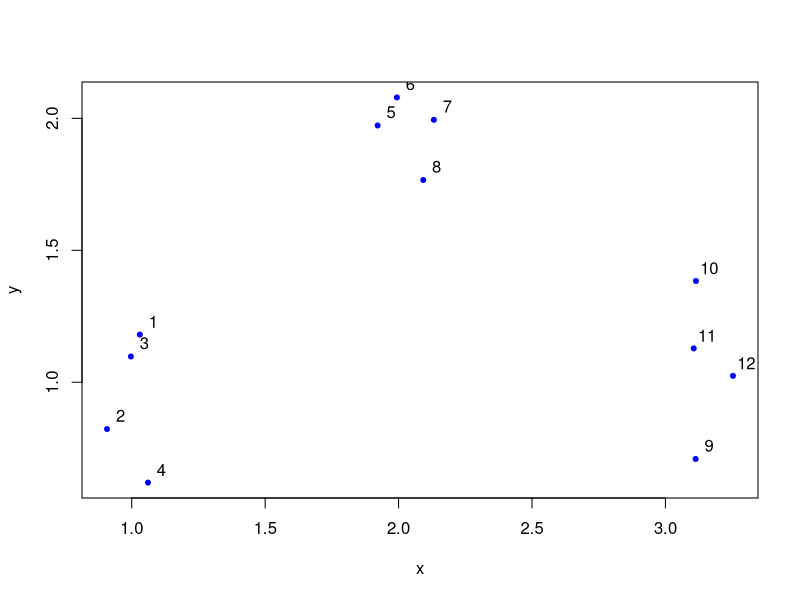
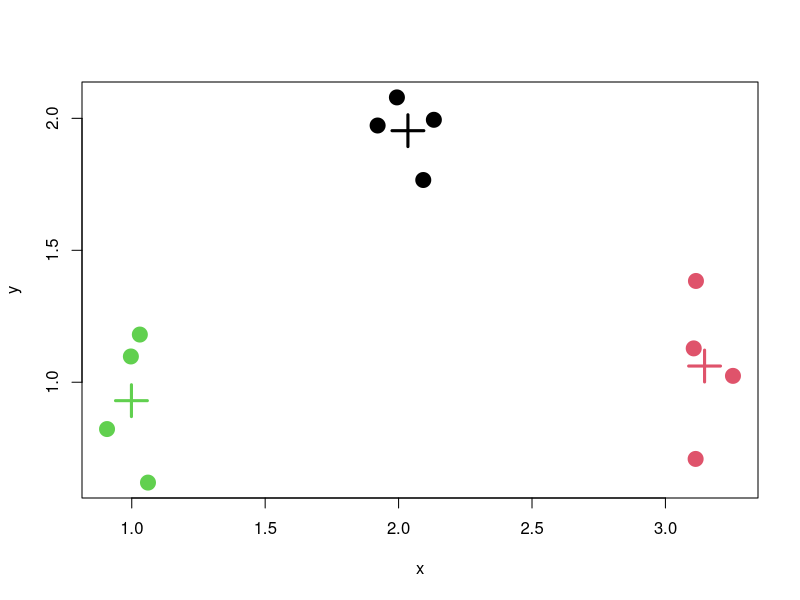
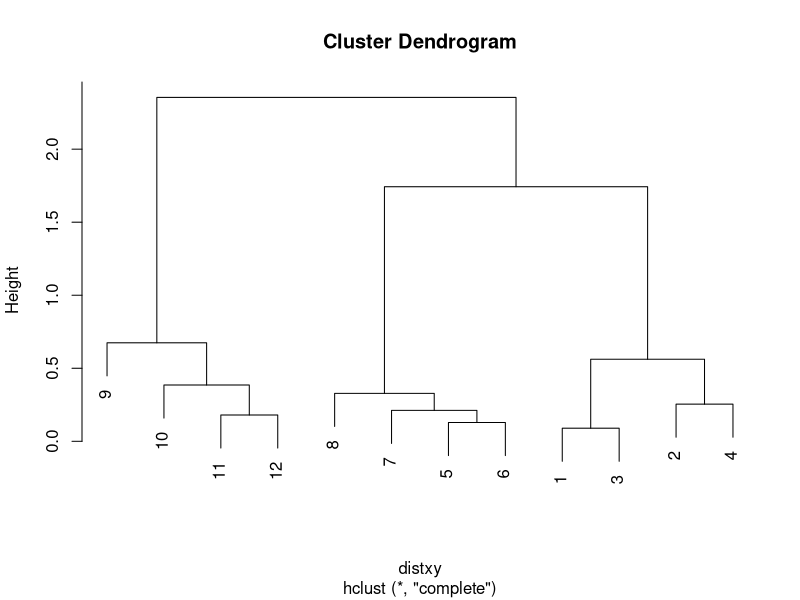
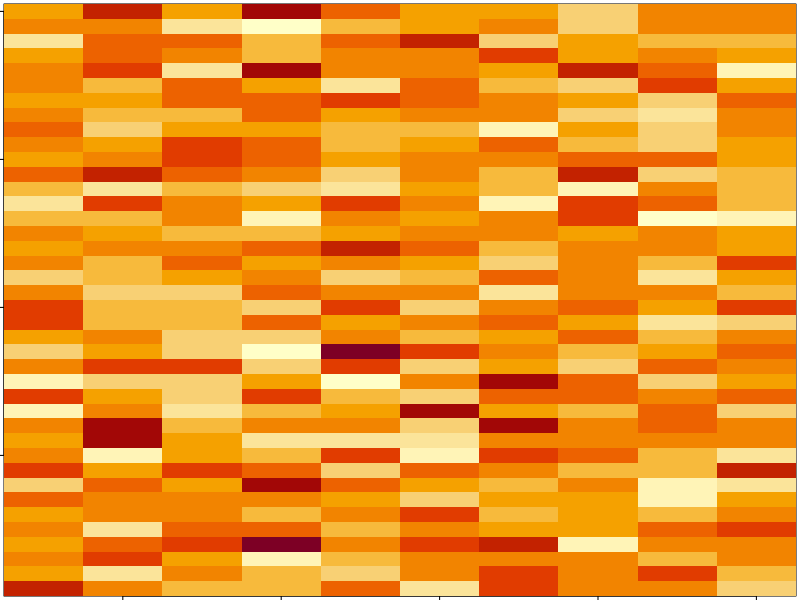
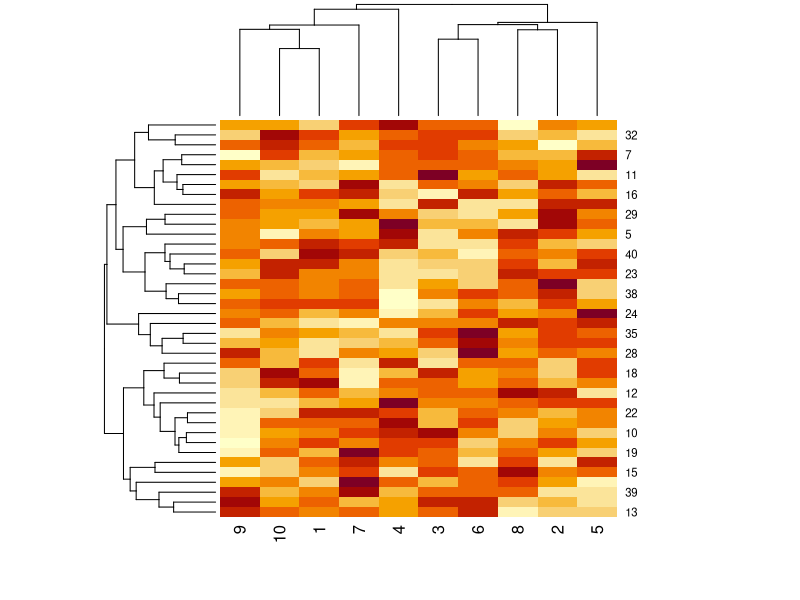
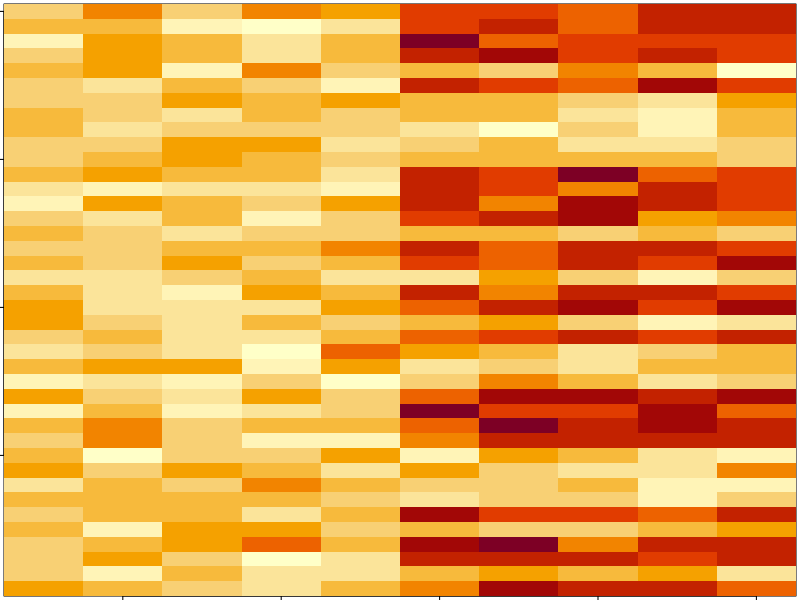
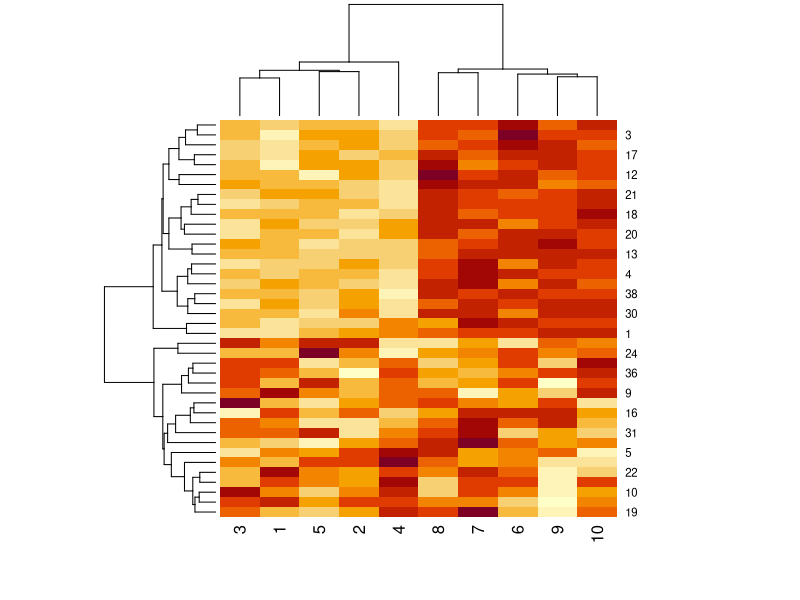
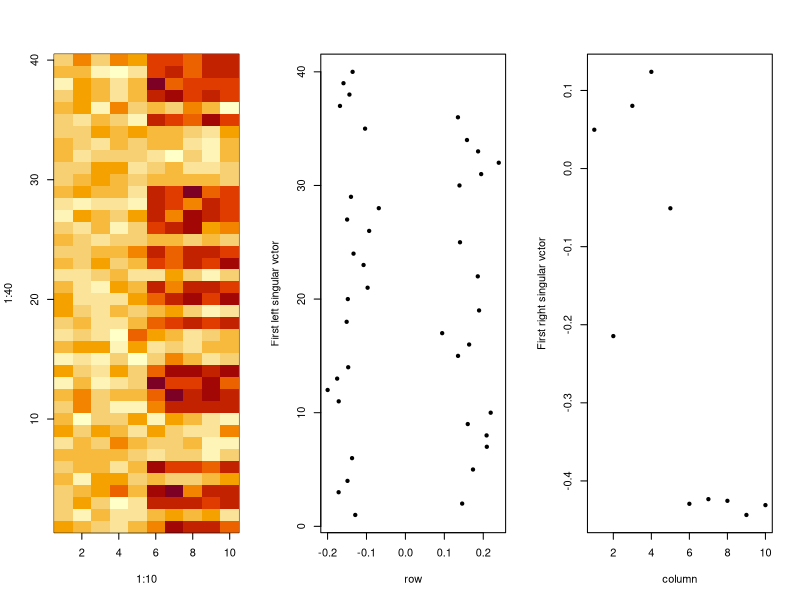

Recreate these plots in R, in order.
#### Note 07 Week 03 Exploratory Data Analysis ####'


#### Hierarchical Clustering ####


## example
#set.seed(99)
x <- rnorm(12, mean = rep(1:3, each = 4), sd = 0.2)
y <- rnorm(12, mean = rep(c(1,2,1), each = 4), sd = 0.2)
plot(x, y, col = 'blue', pch = 20)
text(x+0.05, y+0.05, labels = as.character(1:12))


dataframe <- data.frame(x, y)
kmeansObj <- kmeans(dataframe, centers = 3)
names(kmeansObj)
kmeansObj$cluster
plot(x, y, col = kmeansObj$cluster, pch = 19, cex = 2)
points(kmeansObj$centers, col = 1:3, pch = 3, cex = 3, lwd = 3)


## hclust
dataframe <- data.frame(x = x, y = y)
distxy <- dist(dataframe)
hclustering <- hclust(distxy)
plot(hclustering)


## Dimension Reduction
par(mar = rep(0.2,4))
datamatrix <- matrix(rnorm(400), nrow = 40)

image(1:10, 1:40, t(datamatrix)[, nrow(datamatrix):1])
heatmap(datamatrix)


for(i in 1:40) {
    coinflip <- rbinom(1, 1, 0.5)
    if(coinflip) {
        datamatrix[i, ] <- datamatrix[i, ] + rep(c(0,4), each = 5)
    }
}
image(1:10, 1:40, t(datamatrix)[, nrow(datamatrix):1])
heatmap(datamatrix)


## polt dots
dev.off()
par(mfrow = c(1,3))
image(1:10, 1:40, t(datamatrix)[, nrow(datamatrix):1])

svd1 <- svd(scale(datamatrix))
plot(svd1$u[,1], 40:1, xlab = "row", ylab = "First left singular vctor", pch = 20)
plot(svd1$v[,1], xlab = "column", ylab = "First right singular vctor", pch = 20)


## plot and color






